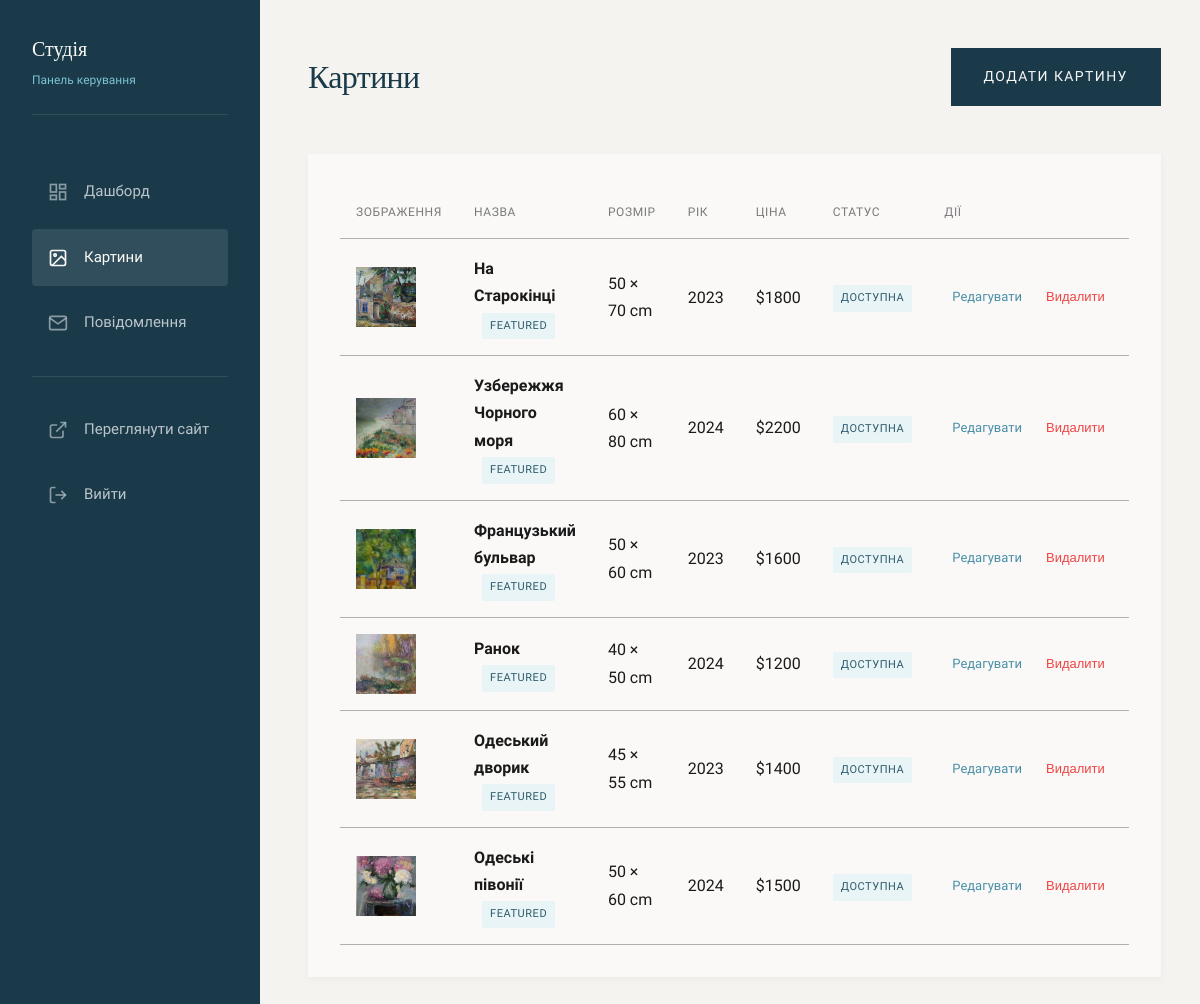
Page /studio/paintings (signed in) on the committed database.
### app.py (models this page shows, shortened)
class Painting(db.Model):
    id = db.Column(db.Integer, primary_key=True)
    title_uk = db.Column(db.String(200), nullable=False)
    title_en = db.Column(db.String(200), nullable=False)
    title_ru = db.Column(db.String(200), nullable=False)
    description_uk = db.Column(db.Text)
    description_en = db.Column(db.Text)
    description_ru = db.Column(db.Text)
    width = db.Column(db.Integer)  # in cm
    height = db.Column(db.Integer)  # in cm
    year = db.Column(db.Integer)
    technique_uk = db.Column(db.String(100))  # e.g., "Олія на полотні"
    technique_en = db.Column(db.String(100))  # e.g., "Oil on canvas"
    technique_ru = db.Column(db.String(100))  # e.g., "Масло на холсте"
    price = db.Column(db.Float)  # in USD
    is_sold = db.Column(db.Boolean, default=False)
    is_available = db.Column(db.Boolean, default=True)
    is_featured = db.Column(db.Boolean, default=False)
    image = db.Column(db.String(255))
    created_at = db.Column(db.DateTime, default=datetime.utcnow)
    order = db.Column(db.Integer, default=0)
    def get_size_display(self):
        if self.width and self.height:
            return f"{self.width} × {self.height} cm"
        return None

### app.py (the view)
@app.route('/studio/paintings')
@login_required
def admin_paintings():
    paintings = Painting.query.order_by(Painting.order, Painting.created_at.desc()).all()
    return render_template('admin/paintings.html', paintings=paintings)

### app.py (called while the page is built)
@login_manager.user_loader
def load_user(user_id):
    return Admin.query.get(int(user_id))

def get_lang():
    lang = session.get('lang', 'uk')
    if lang not in ['uk', 'en', 'ru']:
        lang = 'uk'
    return lang

@app.context_processor
def inject_globals():
    return {
        'lang': get_lang(),
        't': get_translations(),
        'config': app.config,
        'current_year': datetime.now().year
    }

### templates/admin/paintings.html (shortened to what this page needs)
{% extends 'admin/base.html' %}
{% block content %}
<div class="admin-header">
    <h1 class="admin-title">Картини</h1>
    <a href="{{ url_for('admin_add_painting') }}" class="btn btn-primary">Додати картину</a>
</div>
<div class="admin-card">
    {% if paintings %}
    <table class="admin-table">
        <thead>
            <tr>
                <th>Зображення</th>
                <th>Назва</th>
                <th>Розмір</th>
                <th>Рік</th>
                <th>Ціна</th>
                <th>Статус</th>
                <th>Дії</th>
            </tr>
        </thead>
        <tbody>
            {% for painting in paintings %}
            <tr>
                <td>
                    {% if painting.image %}
                    <img src="{{ url_for('static', filename='images/paintings/' + painting.image) }}" alt="{{ painting.title_uk }}">
                    {% else %}
                    <div style="width: 60px; height: 60px; background: var(--canvas-cream);"></div>
                    {% endif %}
                </td>
                <td>
                    <strong>{{ painting.title_uk }}</strong>
                    {% if painting.is_featured %}
                    <span class="badge badge-success" style="margin-left: var(--space-sm);">Featured</span>
                    {% endif %}
                </td>
                <td>{{ painting.get_size_display() or '—' }}</td>
                <td>{{ painting.year or '—' }}</td>
                <td>{{ '$' + painting.price|int|string if painting.price else '—' }}</td>
                <td>
                    {% if painting.is_sold %}
                    <span class="badge badge-warning">Продано</span>
                    {% else %}
                    <span class="badge badge-success">Доступна</span>
                    {% endif %}
                </td>
                <td>
                    <div class="admin-actions">
                        <a href="{{ url_for('admin_edit_painting', painting_id=painting.id) }}" class="btn-edit">Редагувати</a>
                        <form action="{{ url_for('admin_delete_painting', painting_id=painting.id) }}" method="POST" style="display: inline;" onsubmit="return confirm('Видалити цю картину?');">
                            <button type="submit" class="btn-delete" style="background: none; border: none; cursor: pointer;">Видалити</button>
                        </form>
                    </div>
                </td>
            </tr>
            {% endfor %}
        </tbody>
    </table>
    {% else %}
    <p style="color: var(--ink-light); text-align: center; padding: var(--space-2xl);">
        Поки немає картин. <a href="{{ url_for('admin_add_painting') }}" style="color: var(--sea-medium);">Додати першу картину</a>
    </p>
    {% endif %}
</div>
{% endblock %}

### static/css/style.css (style rules this page uses)
:root { --sea-deep: #1a3a4a; --sea-dark: #2d5a6b; --sea-medium: #4a8fa8; --sea-light: #7bc4d4; --sea-foam: #b8e4ec; --sea-mist: #e8f4f6; --sun-gold: #d4a574; --sun-warm: #e8c9a0; --sun-light: #f5e6d3; --canvas-white: #faf9f7; --canvas-cream: #f5f3ef; --ink-dark: #1a1a1a; --ink-medium: #4a4a4a; --ink-light: #7a7a7a; --ink-faint: #b0b0b0; --font-display: 'Cormorant Garamond', 'Playfair Display', Georgia, serif; --font-body: 'Source Sans 3', 'Open Sans', -apple-system, sans-serif; --space-xs: 0.25rem; --space-sm: 0.5rem; --space-md: 1rem; --space-lg: 1.5rem; --space-xl: 2rem; --space-2xl: 3rem; --space-3xl: 4rem; --space-4xl: 6rem; --transition-fast: 0.15s ease; --transition-normal: 0.3s ease; --transition-slow: 0.5s ease; }
*, *::before, *::after { box-sizing: border-box; margin: 0; padding: 0; }
html { scroll-behavior: smooth; font-size: 16px; }
body { font-family: var(--font-body); font-size: 1rem; line-height: 1.7; color: var(--ink-dark); background: var(--canvas-white); -webkit-font-smoothing: antialiased; -moz-osx-font-smoothing: grayscale; }
img { max-width: 100%; height: auto; display: block; }
a { color: inherit; text-decoration: none; transition: color var(--transition-fast); }
h1, h2, h3, h4, h5, h6 { font-family: var(--font-display); font-weight: 400; line-height: 1.2; color: var(--sea-deep); }
h1 { font-size: clamp(2.5rem, 6vw, 4.5rem); font-weight: 300; letter-spacing: -0.02em; }
.btn { display: inline-flex; align-items: center; justify-content: center; gap: var(--space-sm); padding: var(--space-md) var(--space-xl); font-family: var(--font-body); font-size: 0.875rem; font-weight: 500; letter-spacing: 0.1em; text-transform: uppercase; border: 1px solid transparent; border-radius: 0; cursor: pointer; transition: all var(--transition-normal); }
.btn-primary { background: var(--sea-deep); color: var(--canvas-white); border-color: var(--sea-deep); }

### templates/admin/base.html (style rules this page uses)
:root { --admin-sidebar: 260px; }
body { background: var(--canvas-cream); }
.admin-header { display: flex; justify-content: space-between; align-items: center; margin-bottom: var(--space-2xl); }
.admin-title { font-family: var(--font-display); font-size: 2rem; color: var(--sea-deep); }
.admin-card { background: var(--canvas-white); padding: var(--space-xl); margin-bottom: var(--space-xl); box-shadow: 0 2px 8px rgba(0,0,0,0.04); }
.admin-table { width: 100%; border-collapse: collapse; }
.admin-table th, .admin-table td { padding: var(--space-md); text-align: left; border-bottom: 1px solid var(--ink-faint); }
.admin-table th { font-size: 0.75rem; text-transform: uppercase; letter-spacing: 0.05em; color: var(--ink-light); font-weight: 500; }
.admin-table img { width: 60px; height: 60px; object-fit: cover; }
.admin-actions { display: flex; gap: var(--space-sm); }
.btn-edit { color: var(--sea-medium); padding: var(--space-xs) var(--space-sm); font-size: 0.8125rem; }
.btn-delete { color: #ef4444; padding: var(--space-xs) var(--space-sm); font-size: 0.8125rem; }
.badge { display: inline-block; padding: var(--space-xs) var(--space-sm); font-size: 0.6875rem; text-transform: uppercase; letter-spacing: 0.05em; border-radius: 2px; }
.badge-success { background: var(--sea-mist); color: var(--sea-dark); }

### rows in the picture
Painting: image (picture), title_uk "На Старокінці", is_featured "FEATURED", width+height "50 × 70 cm", year "2023", price "$1800", is_sold "ДОСТУПНА"
Painting: image (picture), title_uk "Узбережжя Чорного моря", is_featured "FEATURED", width+height "60 × 80 cm", year "2024", price "$2200", is_sold "ДОСТУПНА"
Painting: image (picture), title_uk "Французький бульвар", is_featured "FEATURED", width+height "50 × 60 cm", year "2023", price "$1600", is_sold "ДОСТУПНА"
Painting: image (picture), title_uk "Ранок", is_featured "FEATURED", width+height "40 × 50 cm", year "2024", price "$1200", is_sold "ДОСТУПНА"
Painting: image (picture), title_uk "Одеський дворик", is_featured "FEATURED", width+height "45 × 55 cm", year "2023", price "$1400", is_sold "ДОСТУПНА"
Painting: image (picture), title_uk "Одеські півонії", is_featured "FEATURED", width+height "50 × 60 cm", year "2024", price "$1500", is_sold "ДОСТУПНА"
